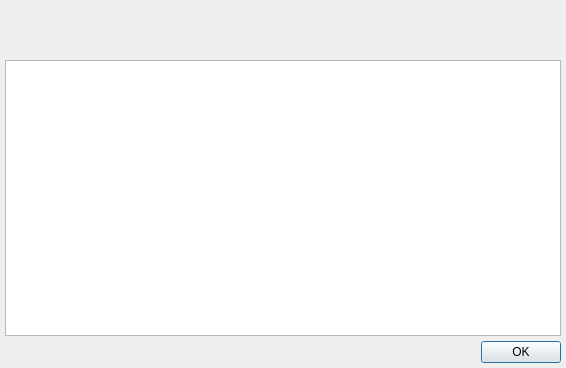
<?xml version="1.0" encoding="UTF-8"?>
<ui version="4.0">
 <class>detailsInfoDialog</class>
 <widget class="QDialog" name="detailsInfoDialog">
  <property name="geometry">
   <rect>
    <x>0</x>
    <y>0</y>
    <width>566</width>
    <height>368</height>
   </rect>
  </property>
  <property name="windowTitle">
   <string>Dialog</string>
  </property>
  <layout class="QVBoxLayout" name="verticalLayout_2">
   <property name="spacing">
    <number>0</number>
   </property>
   <property name="leftMargin">
    <number>5</number>
   </property>
   <property name="topMargin">
    <number>5</number>
   </property>
   <property name="rightMargin">
    <number>5</number>
   </property>
   <property name="bottomMargin">
    <number>5</number>
   </property>
   <item>
    <layout class="QVBoxLayout" name="verticalLayout">
     <property name="spacing">
      <number>5</number>
     </property>
     <item>
      <widget class="QFrame" name="frame">
       <property name="frameShape">
        <enum>QFrame::NoFrame</enum>
       </property>
       <property name="frameShadow">
        <enum>QFrame::Plain</enum>
       </property>
       <property name="lineWidth">
        <number>0</number>
       </property>
       <layout class="QHBoxLayout" name="horizontalLayout_2">
        <property name="spacing">
         <number>5</number>
        </property>
        <property name="leftMargin">
         <number>0</number>
        </property>
        <property name="topMargin">
         <number>0</number>
        </property>
        <property name="rightMargin">
         <number>0</number>
        </property>
        <property name="bottomMargin">
         <number>0</number>
        </property>
        <item>
         <layout class="QHBoxLayout" name="horizontalLayout" stretch="0,1">
          <property name="spacing">
           <number>10</number>
          </property>
          <item>
           <widget class="QLabel" name="icon">
            <property name="minimumSize">
             <size>
              <width>50</width>
              <height>50</height>
             </size>
            </property>
            <property name="text">
             <string/>
            </property>
           </widget>
          </item>
          <item>
           <widget class="QLabel" name="DialogText">
            <property name="text">
             <string/>
            </property>
            <property name="alignment">
             <set>Qt::AlignLeading|Qt::AlignLeft|Qt::AlignVCenter</set>
            </property>
           </widget>
          </item>
         </layout>
        </item>
       </layout>
      </widget>
     </item>
     <item>
      <widget class="QTextBrowser" name="detailPane">
       <property name="font">
        <font>
         <family>Courier</family>
         <weight>75</weight>
         <bold>true</bold>
         <kerning>false</kerning>
        </font>
       </property>
       <property name="textInteractionFlags">
        <set>Qt::TextSelectableByMouse</set>
       </property>
      </widget>
     </item>
     <item>
      <widget class="QDialogButtonBox" name="buttonBox">
       <property name="orientation">
        <enum>Qt::Horizontal</enum>
       </property>
       <property name="standardButtons">
        <set>QDialogButtonBox::Ok</set>
       </property>
      </widget>
     </item>
    </layout>
   </item>
  </layout>
 </widget>
 <resources/>
 <connections>
  <connection>
   <sender>buttonBox</sender>
   <signal>accepted()</signal>
   <receiver>detailsInfoDialog</receiver>
   <slot>accept()</slot>
   <hints>
    <hint type="sourcelabel">
     <x>248</x>
     <y>254</y>
    </hint>
    <hint type="destinationlabel">
     <x>157</x>
     <y>274</y>
    </hint>
   </hints>
  </connection>
  <connection>
   <sender>buttonBox</sender>
   <signal>rejected()</signal>
   <receiver>detailsInfoDialog</receiver>
   <slot>reject()</slot>
   <hints>
    <hint type="sourcelabel">
     <x>316</x>
     <y>260</y>
    </hint>
    <hint type="destinationlabel">
     <x>286</x>
     <y>274</y>
    </hint>
   </hints>
  </connection>
 </connections>
</ui>
